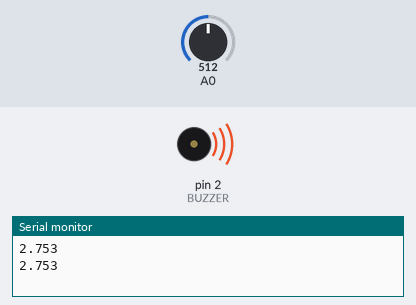
Bench run of a sketch on a simulated Arduino Uno, built with avr-gcc and run on an emulated ATmega328P. On the bench: buzzer (waves = sounding), the last lines printed to the serial monitor. Inputs (shaded band) come from the test bench; at power-on: A0 = 512.

Above: at 1.3 s.
1.4 s: A0 set to 725
4.4 s: A0 set to 754
At 4.8 s:
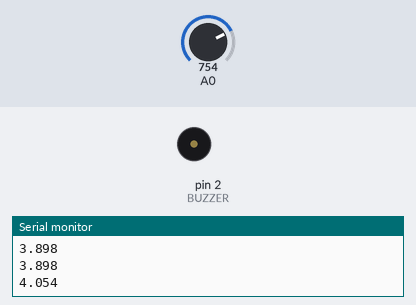
6.0 s: A0 set to 716
At 6.37 s:
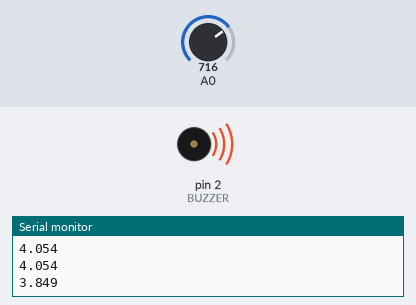
9.0 s: A0 set to 900
At 9.4 s:
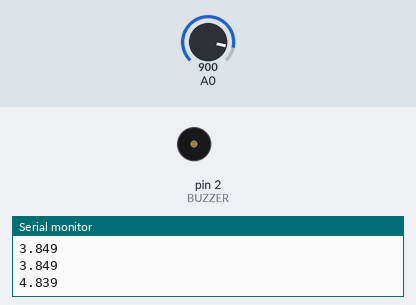
Timing chart, 0 to 11.5 s (numbered marks = the images above; inputs shaded):
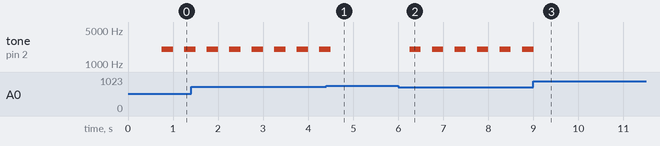

Measured:
- the behaviour switches between 743 and 744 on A0 (found by bisection; images 0 and 1)
- after the input at 4.4 s, tone on pin 2 (BUZZER): goes on until 4.5 s, then stays silent
- after the input at 6.0 s, tone on pin 2 (BUZZER): alternates 2000 Hz for 0.25 s and silent for 0.25 s, starting after 0.25 s
- after the input at 9.0 s, tone on pin 2 (BUZZER): goes on until 9.0 s, then stays silent
- by itself, tone on pin 2 (BUZZER): alternates 2000 Hz for 0.25 s and silent for 0.25 s

The sketch:

sketch_voltimetro.ino
```cpp
#define BUZZER 2              // GPIO2 (D4 NodeMCU)

const float LIMITE = 4.0;
const float TENSAO_MAX = 5.5;

const unsigned long INTERVALO_LEITURA = 500;
const unsigned long INTERVALO_BIP = 250;
const unsigned long TEMPO_ALARME = 5000;
const unsigned long TEMPO_ESPERA = 60000;

enum Estado {
  PARADO,
  ALARME,
  ESPERA
};

Estado estado = PARADO;

float tensao = 0;

bool buzzerLigado = false;

unsigned long ultimaLeitura = 0;
unsigned long trocaBip = 0;
unsigned long inicioEstado = 0;

void setup() {

  Serial.begin(115200);

  pinMode(BUZZER, OUTPUT);

  noTone(BUZZER);

}

void loop() {

  unsigned long agora = millis();

  //-------------------------
  // Leitura da tensão
  //-------------------------

  if (agora - ultimaLeitura >= INTERVALO_LEITURA) {

    ultimaLeitura = agora;

    long soma = 0;

    for (byte i = 0; i < 10; i++) {

      soma += analogRead(A0);

    }

    float adc = soma / 10.0;

    tensao = adc * TENSAO_MAX / 1023.0;

    Serial.println(tensao, 3);

    // Voltou ao normal
    if (tensao >= LIMITE) {

      estado = PARADO;

      noTone(BUZZER);

      buzzerLigado = false;

    }
    else {

      if (estado == PARADO) {

        estado = ALARME;

        inicioEstado = agora;

        trocaBip = agora;

      }

    }

  }

  //-------------------------
  // Máquina de estados
  //-------------------------

  switch (estado) {

    case PARADO:

      break;

    case ALARME:

      // alterna o bip

      if (agora - trocaBip >= INTERVALO_BIP) {

        trocaBip = agora;

        buzzerLigado = !buzzerLigado;

        if (buzzerLigado) {

          tone(BUZZER, 2000);

        }
        else {

          noTone(BUZZER);

        }

      }

      // terminou os 5 segundos?

      if (agora - inicioEstado >= TEMPO_ALARME) {

        noTone(BUZZER);

        buzzerLigado = false;

        estado = ESPERA;

        inicioEstado = agora;

      }

      break;

    case ESPERA:

      // aguardando 1 minuto

      if (agora - inicioEstado >= TEMPO_ESPERA) {

        if (tensao < LIMITE) {

          estado = ALARME;

          inicioEstado = agora;

          trocaBip = agora;

          buzzerLigado = false;

        }
        else {

          estado = PARADO;

        }

      }

      break;

  }

}
```
